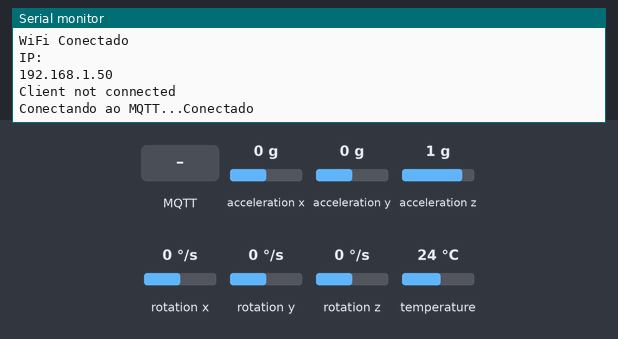
A sketch run on a simulated ESP32. On the bench: the last lines printed to the serial monitor. Inputs (shaded band) come from the test bench; at power-on: acceleration x 0 g, acceleration y 0 g, acceleration z 1 g, rotation x 0 °/s, rotation y 0 °/s, rotation z 0 °/s, temperature 24 °C. WiFi joins after 1.5 s; servers stay silent unless stated; no MQTT or app messages arrive unless stated.

Above: at 3.3 s.
3.4 s: MQTT message "1" arrives on the first subscribed topic
At 4.3 s:
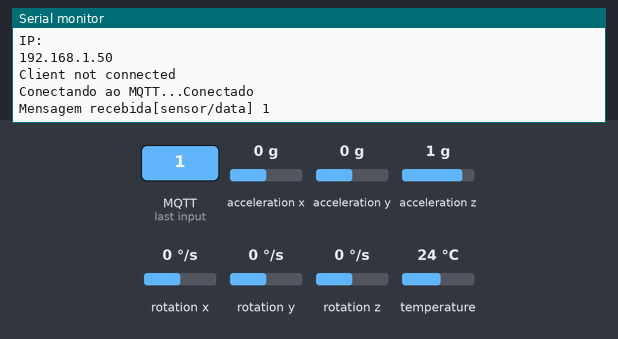
4.9 s: MQTT message "on" arrives on the first subscribed topic
At 5.4 s:
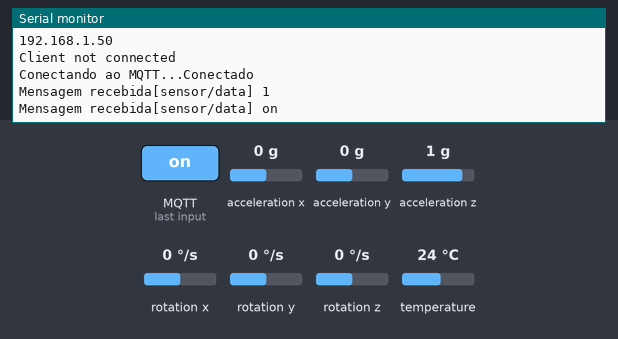
6.4 s: MQTT message "off" arrives on the first subscribed topic
At 7.8 s:
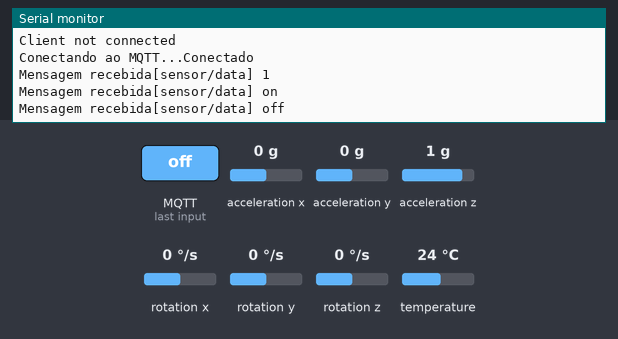

The sketch:

Mpu6050.ino
```cpp
#include <WiFi.h>
#include <Adafruit_MPU6050.h>
#include <Adafruit_Sensor.h>
#include <PubSubClient.h>
#include <Wire.h>
#include <ArduinoJson.h>

const char* ssid = "ssid";
const char* password =  "password";
const char* mqtt_server = "192.168.1.124";
long lastTemp = 0;

Adafruit_MPU6050 mpu;

WiFiClient espClient;
PubSubClient client(espClient);

void setup()
{
  Serial.begin(115200);

  while (!Serial)
    delay(10);

  configureMpu6050();

  setup_wifi();

  client.setServer(mqtt_server, 1883);
  client.setCallback(callback);
}

void loop()
{
  sensors_event_t a, g, temp;
  mpu.getEvent(&a, &g, &temp);

  if (!client.connected())
  {
    Serial.println("Client not connected");
    reconnect();
  }

  client.loop();

  long now = millis();

  if (now - lastTemp > 200) {
    lastTemp = now;

    StaticJsonDocument<192> doc;

    doc["accx"] = a.acceleration.x;
    doc["accy"] = a.acceleration.y;
    doc["accz"] = a.acceleration.z;

    String output;
    serializeJson(doc, output);

    client.publish("sensor/data", (char*)output.c_str());
  }
}
void callback(char* topic, byte* payload, unsigned int length)
{
  Serial.print("Mensagem recebida[");
  Serial.print(topic);
  Serial.print("] ");
  for (int i = 0; i < length; i++)
  {
    Serial.print((char)payload[i]);
  }
  Serial.println();
}

void setup_wifi() {
  delay(500);
  Serial.println();
  Serial.print("Conectado a rede: ");
  Serial.println(ssid);
  Serial.println(password);

  WiFi.begin(ssid, password);

  unsigned long startAttemptTime = millis();

  while (WiFi.status() != WL_CONNECTED) {
    delay(500);
    if (millis() - startAttemptTime > 10000) {
      Serial.println("WiFi connection timeout.");
      ESP.restart();
    }
  }

  Serial.println("");
  Serial.println("WiFi Conectado");
  Serial.println("IP: ");
  Serial.println(WiFi.localIP());
}

void reconnect()
{
  while (!client.connected())
  {
    Serial.print("Conectando ao MQTT...");
    if (client.connect("ESP32Client"))
    {
      Serial.println("Conectado");

      //Envia a mensagem ao servidor MQTT
      client.subscribe("sensor/data");
    }
    else
    {
      Serial.print("Erro:");
      Serial.print(client.state());
      Serial.println(" reconectando em 5 segundos.");
      delay(5000);
    }
  }
}


void configureMpu6050()
{
  if (!mpu.begin()) {
    Serial.println("Falha ao encontrar MPU6050");
    while (1) {
      delay(1000);
    }
  }
  Serial.println("MPU6050 encontrado!");

  mpu.setAccelerometerRange(MPU6050_RANGE_4_G);
  Serial.print("Intervalo do acelerômetro: +- ");
  Serial.print(mpu.getAccelerometerRange());

  mpu.setFilterBandwidth(MPU6050_BAND_44_HZ);
  Serial.print("Filtro de largura de banda: ");
  Serial.print(mpu.getFilterBandwidth());
  Serial.println(" Hz");

  delay(100);
}
```

Measured:
- after the input at 3.4 s, the serial monitor: prints a new line at once (image 1)
- after the input at 4.9 s, the serial monitor: prints a new line at once (image 2)
- after the input at 6.4 s, the serial monitor: prints a new line at once (image 3)
